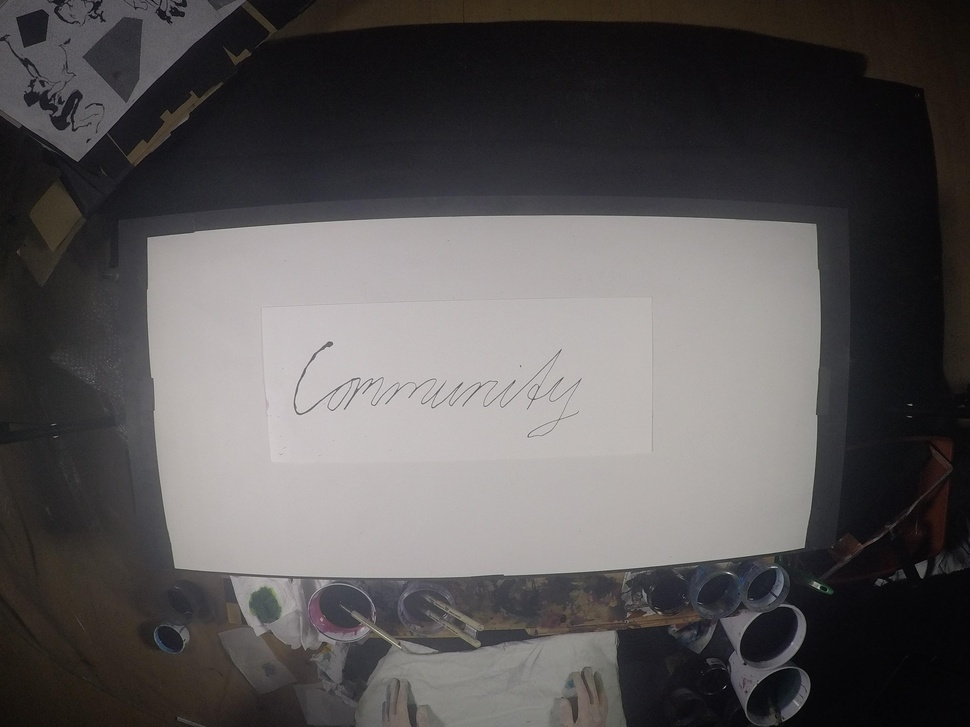
#> input picture PaintingMusicImageTestScripts/ImagePreprocessingTestImgs/GOPR0827.JPG, 970 x 727 px, shrunk from 3000 x 2250 before the run; its folder holds only this picture in this run
$ python -i ImageProcessing.py   (imports and definitions only)   (older library calls are emulated)
#> lines starting #> are read from the running program, lines starting #| are printed output that depends on the picture
"""
This file contains functions which deal with the images captured
"""

# Import the libraries
import matplotlib.pyplot as plt
import matplotlib.image as mpimg
import numpy as np
from skimage import measure
from skimage.metrics import structural_similarity as compare_ssim
from skimage import color
import cv2.cv2


# Global vars for passing between functions
# [4 lines not run here, left out]

# Initial canvas crop returns the co-ordinates which all the images
# in the scene will be cropped to
# [9 lines left out: function CanvasCrop, not called in this run]

# Debug image viewer (might be handy later with GUI)
def Img_View(Img):
    plt.imshow(Img)
    plt.show()

# Removes previously painted elements and returns image of newly
# painted element cropped
# [36 lines left out: function ElementRemoval, not called in this run]

def InitialCrop(NewImg):

    Img = (NewImg * 255).astype("uint8")
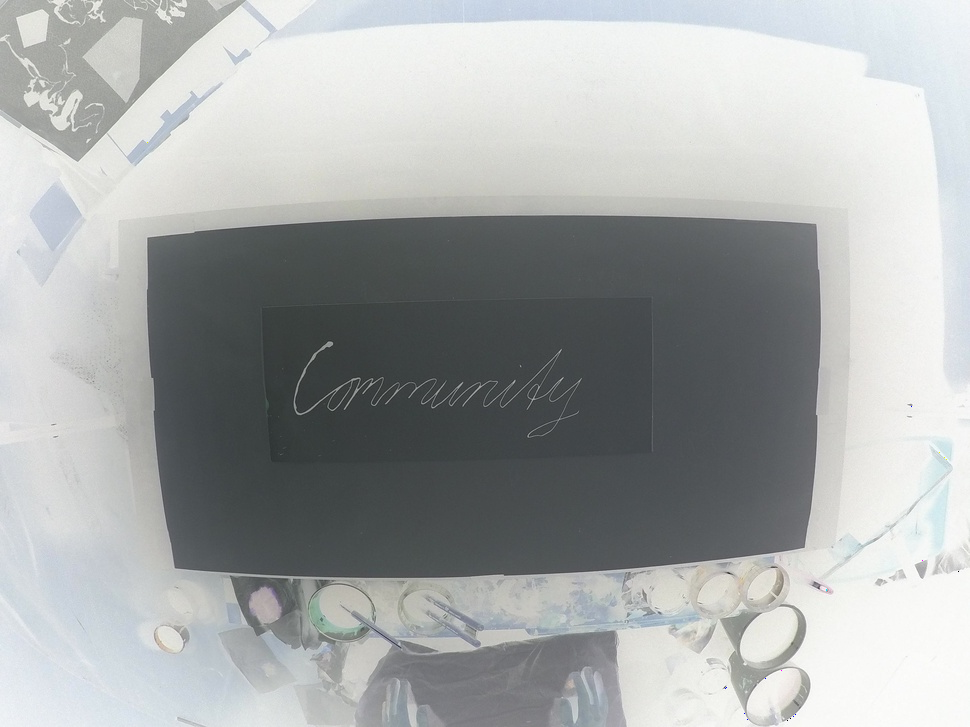
#> Img: shape (727, 970, 3); mean R, G, B 166.7, 169.7, 169.5

    gray = color.rgb2grey(Img)
    blurred = cv2.GaussianBlur(gray, (11, 11), 0)

#> (the run stopped early here; a loop or call above may not have finished)

$ run again, on PaintingMusicImageTestScripts/ImagePreprocessingTestImgs/GOPR0830.JPG
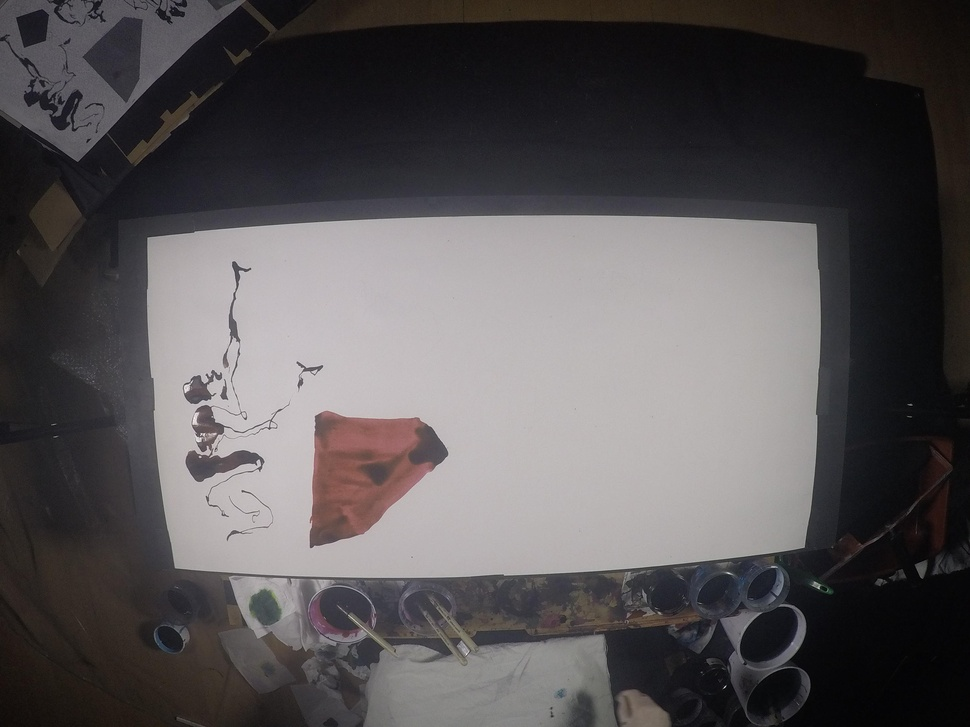
#> input picture PaintingMusicImageTestScripts/ImagePreprocessingTestImgs/GOPR0830.JPG, 970 x 727 px, shrunk from 3000 x 2250 before the run
#> in InitialCrop, `Img = (NewImg * 255).astype("uint8")`:
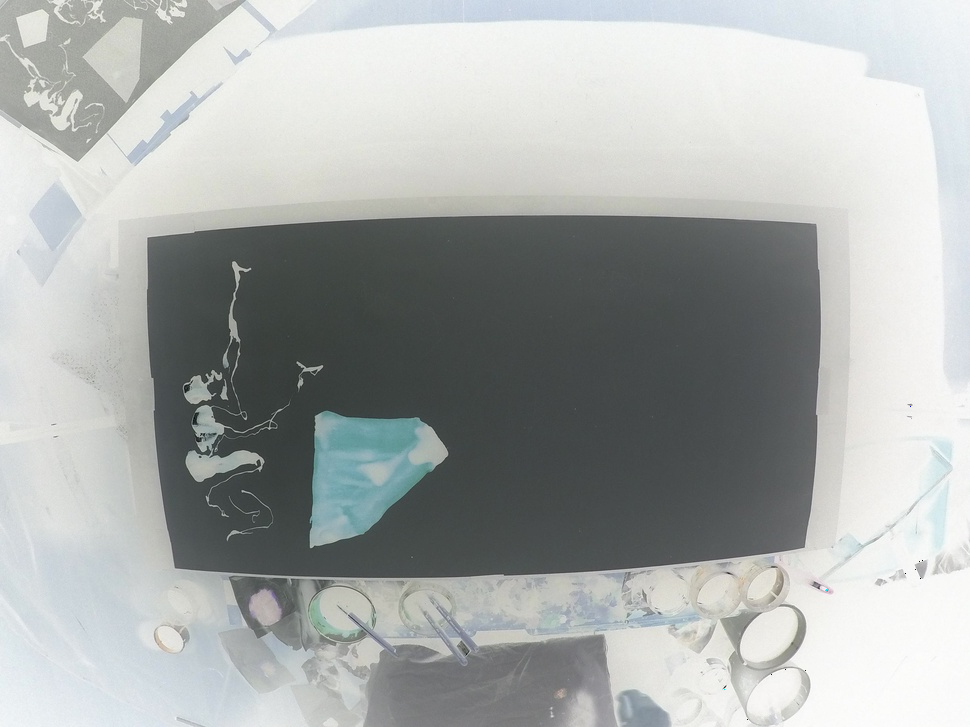
#> Img: shape (727, 970, 3); mean R, G, B 168.4, 172, 170.6
